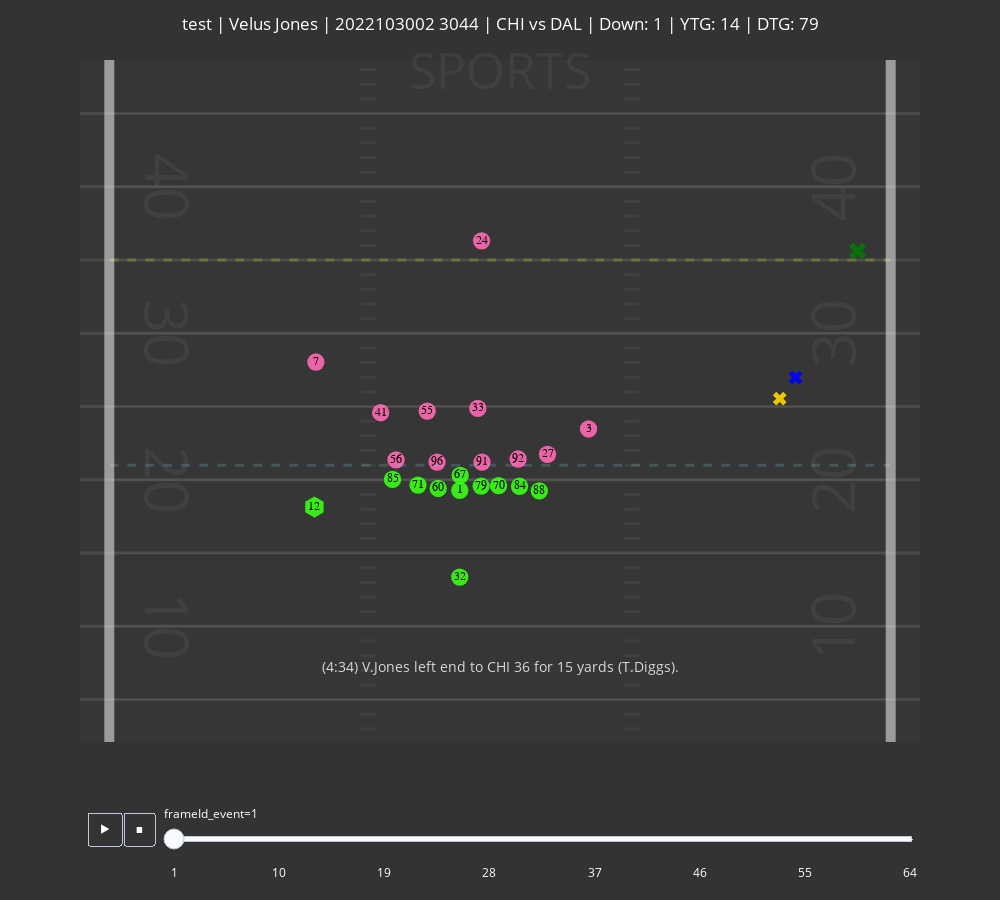

Write notebook code for a chart like this one.
### Code cell
# Random Sample from Test
gid, pid = (
    results_df.filter(pl.col("dataset_split").is_in(["test"])).select(["gameId", "playId"]).sample(1).to_numpy()[0]
)

#### Interesting Plays ####
# gid, pid = 2022100206, 988 # austin ekeler reverse TD, decent
# gid, pid = 2022102305, 380 # blocker causes prediction to jump
gid, pid = 2022103002, 3044 # Jet Sweep shows poor generalization from Zoo model, good
# gid, pid = 2022091109, 187 # James Rob. big run to left. Sumer model picks up earlier it is going to be a big run

print(f"gid, pid = {gid}, {pid}")
animate_play(tracking_df, play_df, results_df, gid, pid)
